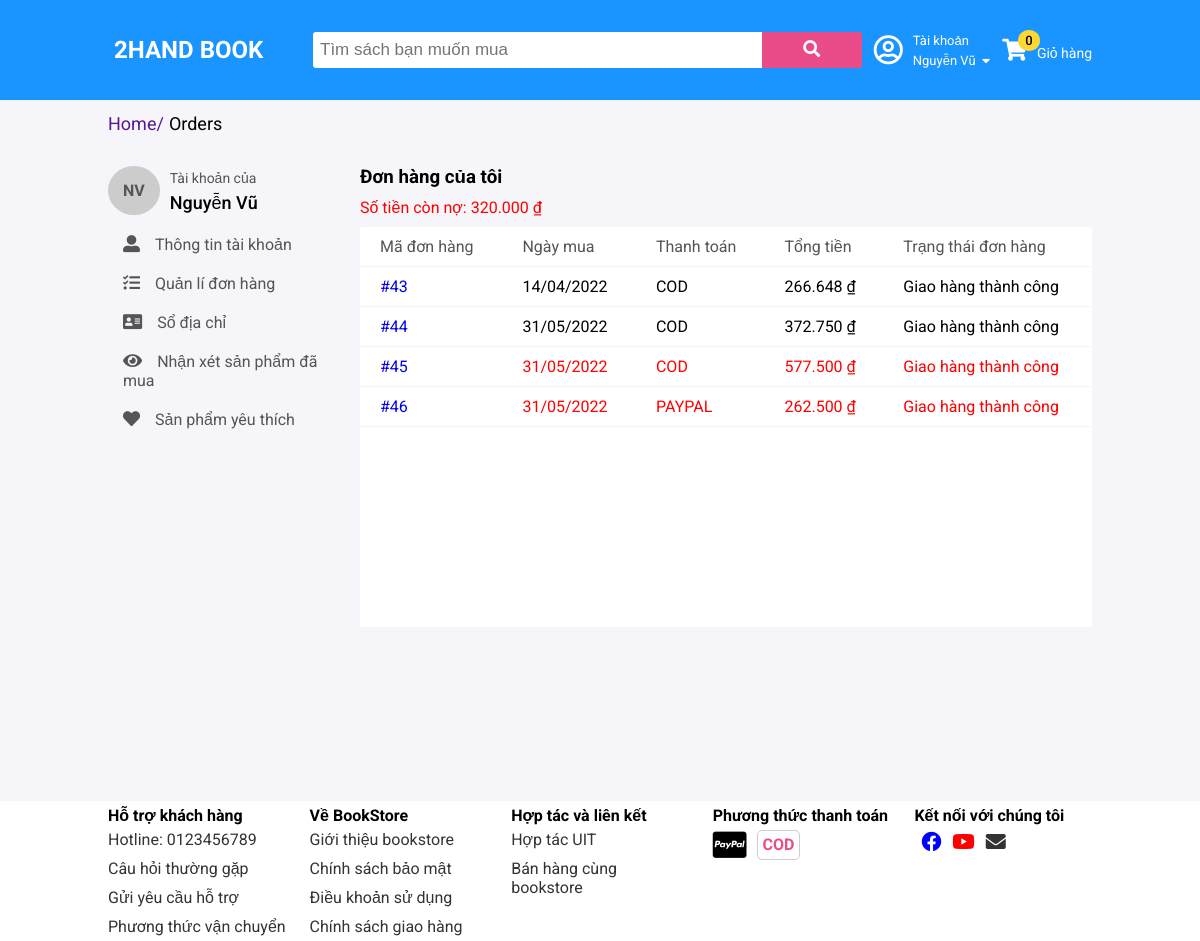
Screenshot of /account/order (signed in) with the database file from the repository.
### tables this page shows
CREATE TABLE `customer` (
  `customer_id` int(11) NOT NULL,
  `email` varchar(45) DEFAULT NULL,
  `first_name` varchar(45) DEFAULT NULL,
  `last_name` varchar(45) DEFAULT NULL,
  `password` varchar(100) DEFAULT NULL,
  `birthday` date DEFAULT NULL,
  `loan` float DEFAULT NULL,
  `gender` varchar(10) DEFAULT NULL,
  `phone` varchar(45) DEFAULT NULL,
  `nickname` varchar(50) DEFAULT NULL,
  `register_date` datetime DEFAULT current_timestamp()
);

CREATE TABLE `book_order` (
  `order_id` int(11) NOT NULL,
  `customer_id` int(11) NOT NULL,
  `line1` varchar(128) DEFAULT NULL,
  `line2` varchar(128) DEFAULT NULL,
  `first_name` varchar(45) DEFAULT NULL,
  `last_name` varchar(45) DEFAULT NULL,
  `phone` varchar(45) DEFAULT NULL,
  `city` varchar(45) DEFAULT NULL,
  `country` varchar(45) DEFAULT NULL,
  `paid` float DEFAULT 0,
  `debt` float DEFAULT 0,
  `payment_date` date DEFAULT NULL,
  `zipcode` varchar(10) DEFAULT NULL,
  `payment_method` varchar(20) DEFAULT NULL,
  `total` float DEFAULT NULL,
  `status` varchar(25) DEFAULT NULL,
  `shipping_fee` float DEFAULT NULL,
  `discount` float DEFAULT NULL,
  `subtotal` float DEFAULT NULL,
  `order_date` datetime DEFAULT current_timestamp()
);

### controllers/BaseController.php (called while the page is built, shortened)
<?php
class BaseController {
    protected function view($path, array $data = []) {
        $path = self::BASE_FOLDER_VIEW . '/' . str_replace('.', '/', $path) . '.php';
        return include($path);
    }
}

### controllers/AccountController.php (called while the page is built, shortened)
<?php
class AccountController extends BaseController {
    private $orderModel;
    private $info;
    private $customerId;
    public function __construct() {
        $this->customerModel = new CustomerModel();
        $this->orderModel = new OrderModel();
        $this->info = $this->customerModel->getById($_SESSION['customer']['customer_id']);
        $this->customerId = $_SESSION['customer']['customer_id'];
    }
    public function redirectOrder() {
        $orders = $this->orderModel->getAllOrderByCustomerId($this->customerId);
        return $this->view('frontend.accounts.order', ['orders' => $orders, 'info' => $this->info]);
    }
}

### index.php (called while the page is built, shortened)
<?php
include './core/Database.php';
include './models/BaseModel.php';
include './controllers/BaseController.php';
$actionName = $_REQUEST['action'] ?? 'index';
$controllerObject = new $controllerName;
$controllerObject->$actionName();

### models/BaseModel.php (called while the page is built, shortened)
<?php
class BaseModel extends Database {
    protected $db;
    public function __construct() {
        $this->db = $this->connect();
    }
    public function find($table, $id) {
        $sql = "select * from $table where ${table}_id = :id limit 1";
        $stmt = $this->db->prepare($sql);
        $stmt->execute(['id' => $id]);
        return $stmt->fetch();
    }
}

### core/Database.php (called while the page is built, shortened)
<?php
class Database {
    public function connect() {
        $host = self::HOST;
        $username = self::USERNAME;
        $password = self::PASSWORD;
        $dbname = self::DB_NAME;
        try {
            $connect = new PDO("mysql:host=$host;dbname=$dbname", $username, $password);
            $connect->setAttribute(PDO::ATTR_ERRMODE, PDO::ERRMODE_EXCEPTION);
            $connect->setAttribute(PDO::ATTR_DEFAULT_FETCH_MODE, PDO::FETCH_ASSOC);
            return $connect;
        } catch (PDOException $e) {
            echo "Connection failed: " . $e->getMessage();
        }
    }
}

### models/CustomerModel.php (called while the page is built, shortened)
<?php
class CustomerModel extends BaseModel {
    public function getById($customerId) {
        return $this->find(self::TABLE, $customerId);
    }
}

### models/OrderModel.php (called while the page is built, shortened)
<?php
class OrderModel extends BaseModel {
    public function getAllOrderByCustomerId($customerId) {
        $sql = "select * from book_order where customer_id = :customer_id";
        $stmt = $this->db->prepare($sql);
        $stmt->execute(['customer_id' => $customerId]);
        $orders = [];
        while ($row = $stmt->fetch()) {
            $orders[] = $row;
        }
        return $orders;
    }
}

### views/frontend/accounts/order.php (the view, shortened to what this page needs)
<div class="grid wide">
    <div class="row">
        <div class="col l-12">
            <div class="breadcrumb">
                <ul>
                    <li class="breadcrumb-item"><a href="">Home/</a></li>
                    <li class="breadcrumb-item">Orders</li>
                </ul>
            </div>
        </div>
    </div>
    <div class="row account-container">
        <div class="col l-3">
            <?php $this->view('frontend.accounts.sidebar', ['info' => $info]) ?>
        </div>
        <div class="col l-9">
            <h3>Đơn hàng của tôi</h3>
            <?php
            $debt = array_reduce($orders, function ($acc, $value) {
                return $acc + $value['debt'];
            }, 0);
            if ($debt > 0) {
                echo '<p style="margin: 10px 0; color: red;">Số tiền còn nợ: ' . number_format($debt, 0, '.', '.') . ' ₫</p>';
            }
            ?>
            <div class="account-body">
                <table class="order-table">
                    <thead>
                        <tr>
                            <th>Mã đơn hàng</th>
                            <th>Ngày mua</th>
                            <th>Thanh toán</th>
                            <th>Tổng tiền</th>
                            <th>Trạng thái đơn hàng</th>
                        </tr>
                    </thead>
                    <tbody>
                        <?php foreach ($orders as $order) : ?>
                            <tr style="color: <?php echo $order['debt'] > 0 ? 'red' : ''; ?>">
                                <td class="order-code"><a href="account/order/<?php echo $order['order_id'] ?>">#<?php echo $order['order_id'] ?></a></td>
                                <td><?php $time = strtotime($order['order_date']);
                                    echo date('d/m/Y', $time); ?></td>
                                <td><?php echo $order['payment_method'] ?></td>
                                <td><?php echo number_format($order['total'], 0, '.', '.') ?> ₫</td>
                                <td><?php echo $order['status'] ?></td>
                            </tr>
                        <?php endforeach ?>
                    </tbody>
                </table>
            </div>
        </div>
    </div>
</div>

### views/frontend/accounts/sidebar.php (shortened to what this page needs)
<div class="account-wrap">
    <div class="account-avatar customer-image">
        <?php echo substr($info['first_name'], 0, 1) . '' . substr($info['last_name'], 0, 1) ?>
    </div>
    <div class="account-info">
        <span>Tài khoản của</span>
        <p><?php echo ucfirst($info['first_name']) . ' ' . ucfirst($info['last_name']) ?></p>
    </div>
</div>
<ul class="account-list">
    <li class="account-item"><a href="account/info"><i class="account-icon fas fa-user-alt"></i>Thông tin tài khoản</a></li>
    <li class="account-item"><a href="account/order"><i class="account-icon fas fa-tasks"></i>Quản lí đơn hàng</a></li>
    <li class="account-item"><a href="account/address"><i class="account-icon fas fa-address-card"></i></i>Sổ địa chỉ</a></li>
    <li class="account-item"><a href="account/comment"><i class="account-icon fas fa-eye"></i>Nhận xét sản phẩm đã mua</a></li>
    <li class="account-item"><a href="account/favourite"><i class="account-icon fas fa-heart"></i>Sản phẩm yêu thích</a></li>
</ul>

### public/frontend/css/grid.css (style rules this page uses)
.grid { width: 100%; display: block; padding: 0; }
.grid.wide { max-width: 1200px; margin: 0 auto; }
.row { display: flex; flex-wrap: wrap; margin-left: -4px; margin-right: -4px; }
.col { padding-left: 4px; padding-right: 4px; }
@media (min-width: 740px) { .row { margin-left: -8px; margin-right: -8px; } }
@media (min-width: 740px) { .col { padding-left: 8px; padding-right: 8px; } }
@media (min-width: 1113px) { .row { margin-left: -12px; margin-right: -12px; } }
@media (min-width: 1113px) { .col { padding-left: 12px; padding-right: 12px; } }
@media (min-width: 1113px) { .l-1, .l-2, .l-2-4, .l-3, .l-4, .l-5, .l-6, .l-7, .l-8, .l-9, .l-10, .l-11, .l-12 { display: block; } }
@media (min-width: 1113px) { .l-3 { flex: 0 0 25%; max-width: 25%; } }
@media (min-width: 1113px) { .l-9 { flex: 0 0 75%; max-width: 75%; } }
@media (min-width: 1113px) { .l-12 { flex: 0 0 100%; max-width: 100%; } }
@media (min-width: 1024px) and (max-width: 1239px) { .wide { width: 984px; } }
@media (min-width: 1024px) and (max-width: 1239px) { .wide .row { margin-left: -12px; margin-right: -12px; } }
@media (min-width: 1024px) and (max-width: 1239px) { .wide .col { padding-left: 12px; padding-right: 12px; } }
@media (min-width: 1024px) and (max-width: 1239px) { .wide .l-1, .wide .l-2, .wide .l-2-4, .wide .l-3, .wide .l-4, .wide .l-5, .wide .l-6, .wide .l-7, .wide .l-8, .wide .l-9, .wide .l-10, .wide .l-11, .wide .l-12 { display: block; } }
@media (min-width: 1024px) and (max-width: 1239px) { .wide .l-3 { flex: 0 0 25%; max-width: 25%; } }
@media (min-width: 1024px) and (max-width: 1239px) { .wide .l-9 { flex: 0 0 75%; max-width: 75%; } }
@media (min-width: 1024px) and (max-width: 1239px) { .wide .l-12 { flex: 0 0 100%; max-width: 100%; } }

### public/frontend/css/base.css (style rules this page uses)
:root { --text-color: #333; --white-color: #fff; --main-color: #ea4c89; --button-color: #ff434e; --star-color: #ffd52e; --success-color: #00ab56; }
* { padding: 0; margin: 0; box-sizing: inherit; }
html { font-family: "Roboto", sans-serif; box-sizing: border-box; }

### public/frontend/css/style.css (style rules this page uses)
.breadcrumb { padding: 12px 0; }
.breadcrumb ul { list-style: none; display: flex; font-size: 18px; }
.breadcrumb-item a { text-decoration: none; }
.breadcrumb-item + .breadcrumb-item { margin-left: 5px; }
table { margin-top: 10px; width: 100%; background-color: var(--white-color); border-radius: 5px; }
th, td { padding: 10px 20px; text-align: center; }
.customer-image { text-align: center; margin-right: 10px; background-color: #f5f5f5; color: #555; padding: 15px; border-radius: 50%; font-weight: bold; }
.account-wrap { display: flex; align-items: center; }
.account-avatar { background-color: #ccc; }
.account-info span { font-size: 14px; color: #555; }
.account-info p { margin-top: 5px; font-size: 18px; font-weight: 500; }
.account-list { margin-top: 10px; list-style: none; }
.account-item a { display: block; text-decoration: none; color: var(--text-color); padding: 10px 15px; font-size: 16px; color: #555; }
.account-item a .account-icon { font-size: 17px; margin-right: 15px; }
.account-container { padding-top: 20px; }
.account-body { margin-top: 10px; min-height: 400px; background-color: var(--white-color); border-radius: 3px; }
.order-table th { color: #555; font-weight: 400; border-bottom: 1px solid #f5f5f5; }
.order-table, .order-table td, .order-table th { text-align: left; border-collapse: collapse; }
.order-code a { text-decoration: none; }
.order-table tr { border-bottom: 1px solid #f5f5f5; }

### rows the page displays
customer: first_name "N", last_name "V", first_name "Nguyễn", last_name "Vũ"
book_order: order_id "43", order_date "14/04/2022", payment_method "COD", total "266.648", status "Giao hàng thành công"
book_order: order_id "44", order_date "31/05/2022", payment_method "COD", total "372.750", status "Giao hàng thành công"
book_order: order_id "45", order_date "31/05/2022", payment_method "COD", total "577.500", status "Giao hàng thành công"
book_order: order_id "46", order_date "31/05/2022", payment_method "PAYPAL", total "262.500", status "Giao hàng thành công"

### other values shown
$firstName "Nguyễn"
$lastName "Vũ"
$debt "320.000"
